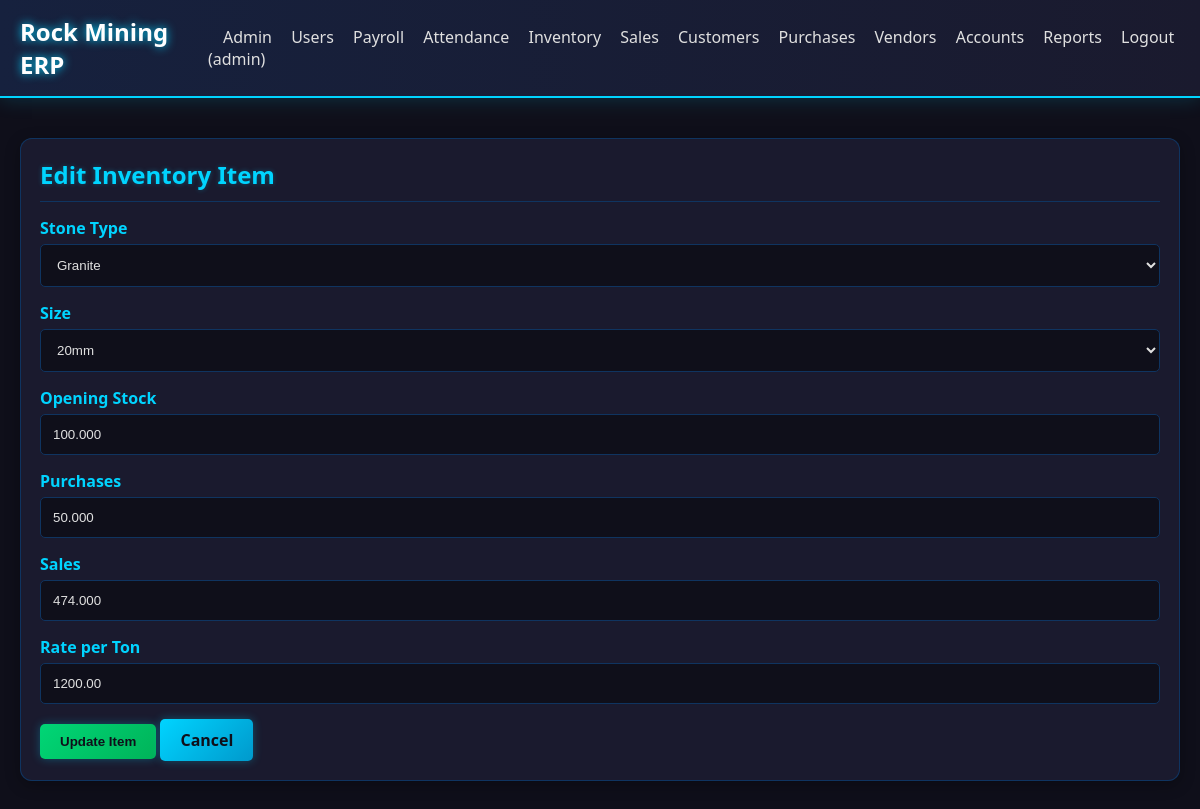
/inventory/edit/1 (signed in), run on an earlier commit of the app's database.
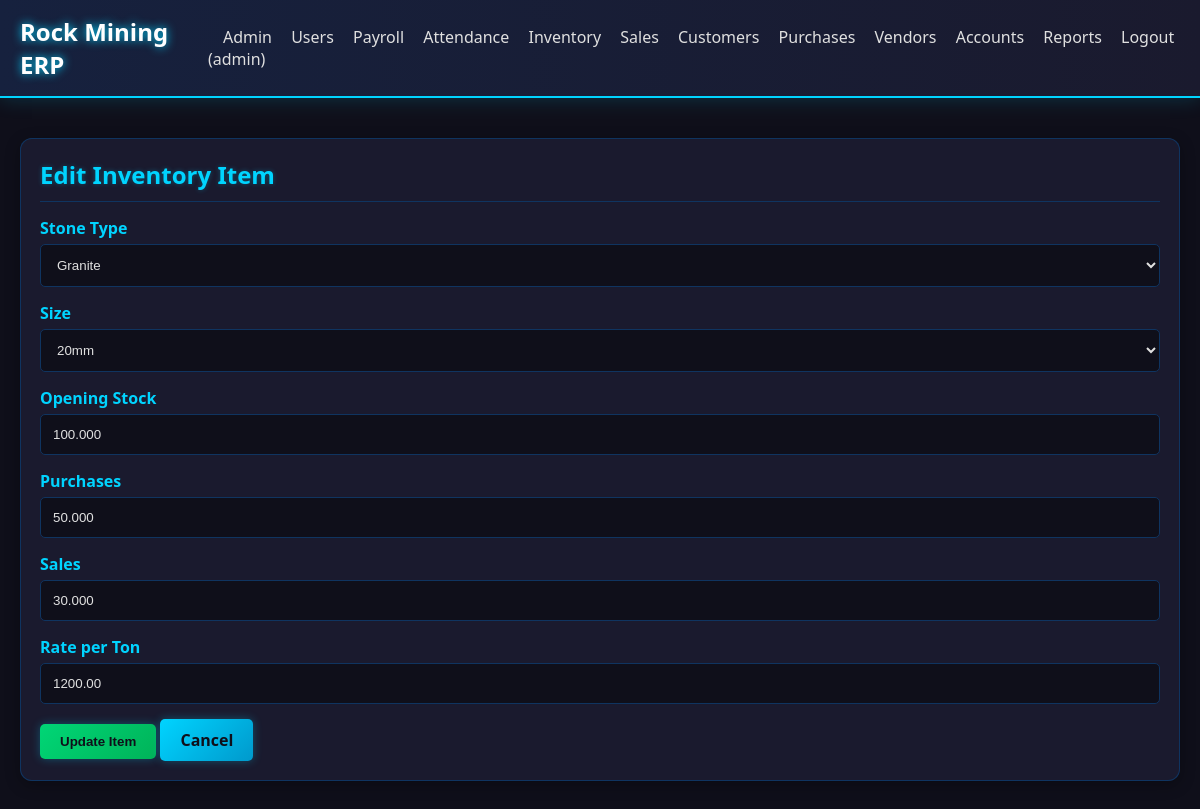
And on a later commit of the database.
### models.py (models this page shows)
class Inventory(db.Model):
    id = db.Column(db.Integer, primary_key=True)
    stone_type = db.Column(db.String(50), nullable=False)
    size = db.Column(db.String(20), nullable=False)
    opening_stock = db.Column(db.Numeric(precision=15, scale=3), default=0)
    purchases = db.Column(db.Numeric(precision=15, scale=3), default=0)
    sales = db.Column(db.Numeric(precision=15, scale=3), default=0)
    closing_stock = db.Column(db.Numeric(precision=15, scale=3), default=0)
    rate_per_ton = db.Column(db.Numeric(precision=15, scale=2), default=0)
    updated_at = db.Column(db.DateTime, default=datetime.utcnow)

### routes/inventory.py (the view, shortened to what this page needs)
@bp.route('/inventory/edit/<int:id>', methods=['GET', 'POST'])
@login_required
def edit_item(id):
    item = Inventory.query.get_or_404(id)
    return render_template('edit_inventory.html', item=item)

### routes/dashboard.py (called while the page is built)
def login_required(f):
    @wraps(f)
    def decorated_function(*args, **kwargs):
        if 'user_id' not in session:
            return redirect(url_for('auth.login'))
        return f(*args, **kwargs)
    return decorated_function

### templates/edit_inventory.html (shortened to what this page needs)
{% extends "base.html" %}
{% block content %}
<div class="card">
    <h2>Edit Inventory Item</h2>
    <form method="POST">
        <div class="form-group">
            <label>Stone Type</label>
            <select name="stone_type" required>
                <option value="Granite" {% if item.stone_type == 'Granite' %}selected{% endif %}>Granite</option>
            </select>
        </div>
        <div class="form-group">
            <label>Size</label>
            <select name="size" required>
                <option value="20mm" {% if item.size == '20mm' %}selected{% endif %}>20mm</option>
            </select>
        </div>
        <div class="form-group">
            <label>Opening Stock</label>
            <input type="number" name="opening_stock" step="0.01" value="{{ item.opening_stock }}">
        </div>
        <div class="form-group">
            <label>Purchases</label>
            <input type="number" name="purchases" step="0.01" value="{{ item.purchases }}">
        </div>
        <div class="form-group">
            <label>Sales</label>
            <input type="number" name="sales" step="0.01" value="{{ item.sales }}">
        </div>
        <div class="form-group">
            <label>Rate per Ton</label>
            <input type="number" name="rate_per_ton" step="0.01" value="{{ item.rate_per_ton }}">
        </div>
        <button type="submit" class="btn btn-success">Update Item</button>
        <a href="{{ url_for('inventory.index') }}" class="btn">Cancel</a>
    </form>
</div>
{% endblock %}

What changed in the data, as far as the page shows it:
changed Inventory "Granite": sales "474.000" → "30.000"
